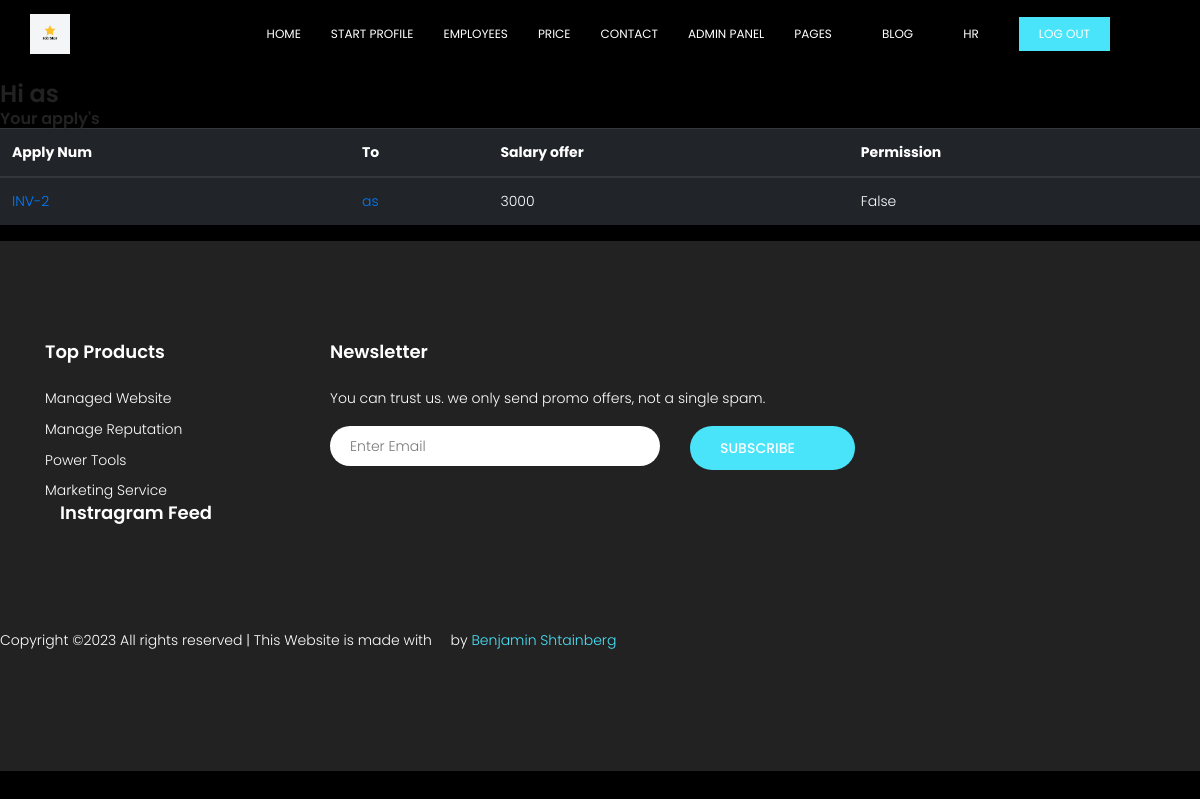
/hr-panel (signed in), run on an earlier commit of the app's database.
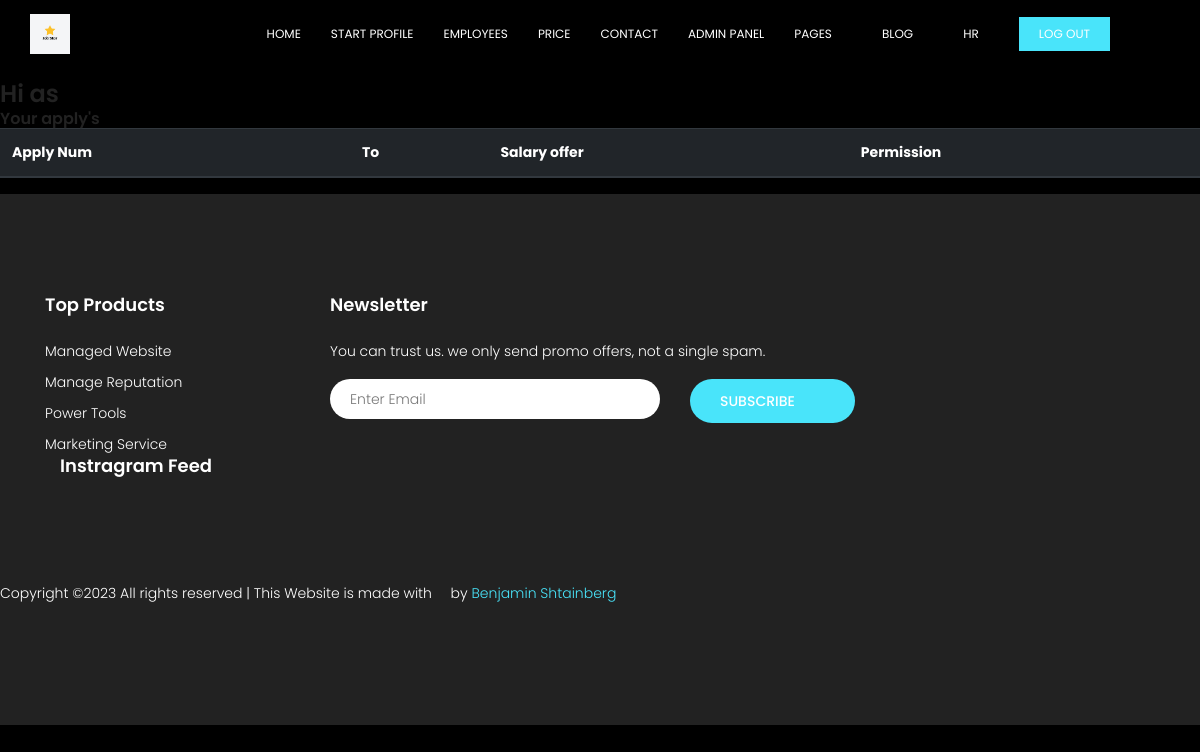
And on a later commit of the database.
### jobs_app/models.py (models this page shows)
class Apply(models.Model):
    sender = models.ForeignKey(User,on_delete=models.CASCADE,related_name='sender')
    company = models.CharField(max_length=255)
    receiver = models.ForeignKey(User,on_delete=models.CASCADE,related_name='receiver')
    salary = models.IntegerField()
    message = models.TextField(blank=True)
    confirm = models.BooleanField(default=False)
    class Meta:
        verbose_name_plural = 'A12. Apply`s'

### jobs_app/views.py (the view)
# urls.py: path('hr-panel',views.hr_admin_panel,name='hr_admin_panel'),
def hr_admin_panel(request):
    data = Apply.objects.filter(sender=request.user)
    return render(request, 'hr_admin.html',{'data':data})

### jobs_project/templates/hr_admin.html (shortened to what this page needs)
{% extends 'base.html' %}
{% block content %}
<!DOCTYPE html>
<html lang="en">
<head>
</head>
<body style="background-color: black; margin-top: 80px;">
  <h3>Hi {{user.username}}</h3>
  <h5>Your apply's</h5>
    <table class="table table-dark">
        <thead>
          <tr>
            <th scope="col">Apply Num</th>
            <th scope="col">To</th>
            <th scope="col">Salary offer</th>
            <th scope="col">Permission</th>
          </tr>
        </thead>
        <tbody>
          {% for d in data %}
          <tr>
            <td><a href="/hr-panel/requests/{{d.id}}">INV-{{d.id}}</a></td>
            <td><a href="/profile/{{d.receiver}}">{{d.receiver}}</a></td>
            <td>{{d.salary}}</td>
            <td>{{d.confirm}}</td>
          </tr>
          {% endfor %}
        </tbody>
      </table>
</body>
</html>
{% endblock %}

What changed in the data, as far as the page shows it:
removed Apply: id "2", receiver "as", salary "3000", confirm "False"
